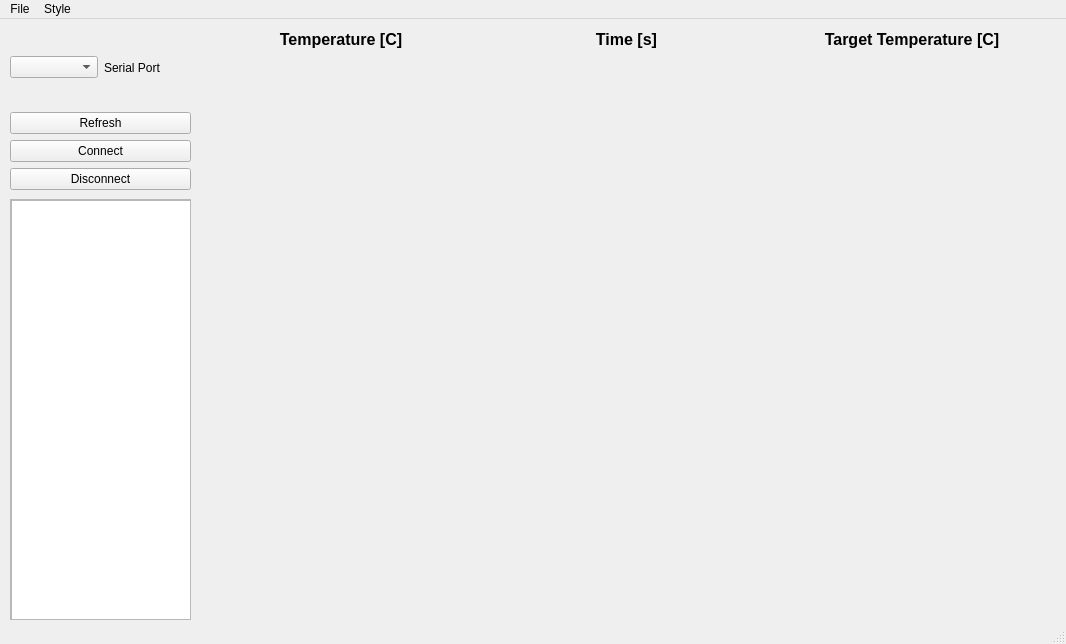
<?xml version="1.0" encoding="UTF-8"?>
<ui version="4.0">
 <class>MainWindow</class>
 <widget class="QMainWindow" name="MainWindow">
  <property name="geometry">
   <rect>
    <x>0</x>
    <y>0</y>
    <width>1066</width>
    <height>644</height>
   </rect>
  </property>
  <property name="windowTitle">
   <string>Temperature Serial Logger</string>
  </property>
  <property name="locale">
   <locale language="English" country="UnitedStates"/>
  </property>
  <widget class="QWidget" name="centralwidget">
   <widget class="QWidget" name="verticalLayoutWidget">
    <property name="geometry">
     <rect>
      <x>10</x>
      <y>10</y>
      <width>181</width>
      <height>161</height>
     </rect>
    </property>
    <layout class="QVBoxLayout" name="verticalLayout">
     <item>
      <layout class="QHBoxLayout" name="horizontalLayout">
       <property name="spacing">
        <number>6</number>
       </property>
       <item>
        <widget class="QComboBox" name="serialPortsComboBox"/>
       </item>
       <item>
        <widget class="QLabel" name="label">
         <property name="text">
          <string>Serial Port</string>
         </property>
        </widget>
       </item>
      </layout>
     </item>
     <item>
      <widget class="QPushButton" name="refreshButton">
       <property name="toolTip">
        <string extracomment="Refresh serial port list.">Refresh serial port list.</string>
       </property>
       <property name="statusTip">
        <string>Refresh serial port list.</string>
       </property>
       <property name="text">
        <string>Refresh</string>
       </property>
       <property name="checkable">
        <bool>false</bool>
       </property>
      </widget>
     </item>
     <item>
      <widget class="QPushButton" name="connectButton">
       <property name="toolTip">
        <string>Connect to selected serial port.</string>
       </property>
       <property name="statusTip">
        <string>Connect to selected serial port.</string>
       </property>
       <property name="text">
        <string>Connect</string>
       </property>
      </widget>
     </item>
     <item>
      <widget class="QPushButton" name="disconnectButton">
       <property name="toolTip">
        <string>Disconnect the serial port.</string>
       </property>
       <property name="statusTip">
        <string>Disconnect the serial port.</string>
       </property>
       <property name="text">
        <string>Disconnect</string>
       </property>
      </widget>
     </item>
    </layout>
   </widget>
   <widget class="QScrollArea" name="scrollArea">
    <property name="geometry">
     <rect>
      <x>10</x>
      <y>180</y>
      <width>181</width>
      <height>421</height>
     </rect>
    </property>
    <property name="widgetResizable">
     <bool>true</bool>
    </property>
    <widget class="QWidget" name="scrollAreaWidgetContents">
     <property name="geometry">
      <rect>
       <x>0</x>
       <y>0</y>
       <width>179</width>
       <height>419</height>
      </rect>
     </property>
     <widget class="QTextEdit" name="textEdit">
      <property name="enabled">
       <bool>true</bool>
      </property>
      <property name="geometry">
       <rect>
        <x>0</x>
        <y>0</y>
        <width>181</width>
        <height>421</height>
       </rect>
      </property>
     </widget>
    </widget>
   </widget>
   <widget class="QSplitter" name="splitter">
    <property name="geometry">
     <rect>
      <x>0</x>
      <y>0</y>
      <width>0</width>
      <height>0</height>
     </rect>
    </property>
    <property name="orientation">
     <enum>Qt::Vertical</enum>
    </property>
   </widget>
   <widget class="QWidget" name="widget" native="true">
    <property name="geometry">
     <rect>
      <x>330</x>
      <y>90</y>
      <width>120</width>
      <height>80</height>
     </rect>
    </property>
   </widget>
   <widget class="QWidget" name="gridLayoutWidget">
    <property name="geometry">
     <rect>
      <x>200</x>
      <y>60</y>
      <width>851</width>
      <height>541</height>
     </rect>
    </property>
    <layout class="QGridLayout" name="canvasGridLayout">
     <item row="0" column="0">
      <widget class="MplCanvas" name="canvas" native="true">
       <property name="sizePolicy">
        <sizepolicy hsizetype="Expanding" vsizetype="Expanding">
         <horstretch>60</horstretch>
         <verstretch>40</verstretch>
        </sizepolicy>
       </property>
      </widget>
     </item>
    </layout>
   </widget>
   <widget class="QWidget" name="layoutWidget">
    <property name="geometry">
     <rect>
      <x>201</x>
      <y>9</y>
      <width>851</width>
      <height>51</height>
     </rect>
    </property>
    <layout class="QGridLayout" name="gridLayout_2">
     <item row="0" column="2">
      <widget class="QLabel" name="label_8">
       <property name="font">
        <font>
         <pointsize>12</pointsize>
         <weight>75</weight>
         <bold>true</bold>
        </font>
       </property>
       <property name="text">
        <string>Target Temperature [C]</string>
       </property>
       <property name="alignment">
        <set>Qt::AlignCenter</set>
       </property>
      </widget>
     </item>
     <item row="1" column="1">
      <widget class="QLabel" name="actual_time_label">
       <property name="font">
        <font>
         <pointsize>12</pointsize>
         <weight>75</weight>
         <bold>true</bold>
        </font>
       </property>
       <property name="text">
        <string/>
       </property>
       <property name="alignment">
        <set>Qt::AlignCenter</set>
       </property>
      </widget>
     </item>
     <item row="0" column="0">
      <widget class="QLabel" name="label_2">
       <property name="font">
        <font>
         <pointsize>12</pointsize>
         <weight>75</weight>
         <bold>true</bold>
        </font>
       </property>
       <property name="text">
        <string>Temperature [C]</string>
       </property>
       <property name="alignment">
        <set>Qt::AlignCenter</set>
       </property>
      </widget>
     </item>
     <item row="1" column="2">
      <widget class="QLabel" name="actual_target_label">
       <property name="font">
        <font>
         <pointsize>12</pointsize>
         <weight>75</weight>
         <bold>true</bold>
        </font>
       </property>
       <property name="text">
        <string/>
       </property>
       <property name="alignment">
        <set>Qt::AlignCenter</set>
       </property>
      </widget>
     </item>
     <item row="1" column="0">
      <widget class="QLabel" name="actual_temp_label">
       <property name="font">
        <font>
         <pointsize>12</pointsize>
         <weight>75</weight>
         <bold>true</bold>
        </font>
       </property>
       <property name="text">
        <string/>
       </property>
       <property name="alignment">
        <set>Qt::AlignCenter</set>
       </property>
      </widget>
     </item>
     <item row="0" column="1">
      <widget class="QLabel" name="label_7">
       <property name="font">
        <font>
         <pointsize>12</pointsize>
         <weight>75</weight>
         <bold>true</bold>
        </font>
       </property>
       <property name="text">
        <string>Time [s]</string>
       </property>
       <property name="alignment">
        <set>Qt::AlignCenter</set>
       </property>
      </widget>
     </item>
    </layout>
   </widget>
  </widget>
  <widget class="QMenuBar" name="menubar">
   <property name="geometry">
    <rect>
     <x>0</x>
     <y>0</y>
     <width>1066</width>
     <height>21</height>
    </rect>
   </property>
   <widget class="QMenu" name="menuFile">
    <property name="title">
     <string>File</string>
    </property>
    <addaction name="actionSave"/>
   </widget>
   <widget class="QMenu" name="menuStyle">
    <property name="title">
     <string>Style</string>
    </property>
   </widget>
   <addaction name="menuFile"/>
   <addaction name="menuStyle"/>
  </widget>
  <widget class="QStatusBar" name="statusbar"/>
  <action name="actionSave">
   <property name="text">
    <string>Save</string>
   </property>
   <property name="shortcut">
    <string>Ctrl+S</string>
   </property>
  </action>
  <action name="actionClassic">
   <property name="checkable">
    <bool>true</bool>
   </property>
   <property name="checked">
    <bool>true</bool>
   </property>
   <property name="text">
    <string>Classic</string>
   </property>
   <property name="menuRole">
    <enum>QAction::TextHeuristicRole</enum>
   </property>
  </action>
  <action name="actionFusion">
   <property name="checkable">
    <bool>true</bool>
   </property>
   <property name="text">
    <string>Fusion</string>
   </property>
  </action>
  <action name="actionDark">
   <property name="checkable">
    <bool>true</bool>
   </property>
   <property name="text">
    <string>Dark</string>
   </property>
  </action>
 </widget>
 <customwidgets>
  <customwidget>
   <class>MplCanvas</class>
   <extends>QWidget</extends>
   <header>canvas</header>
   <container>1</container>
  </customwidget>
 </customwidgets>
 <resources/>
 <connections/>
</ui>
